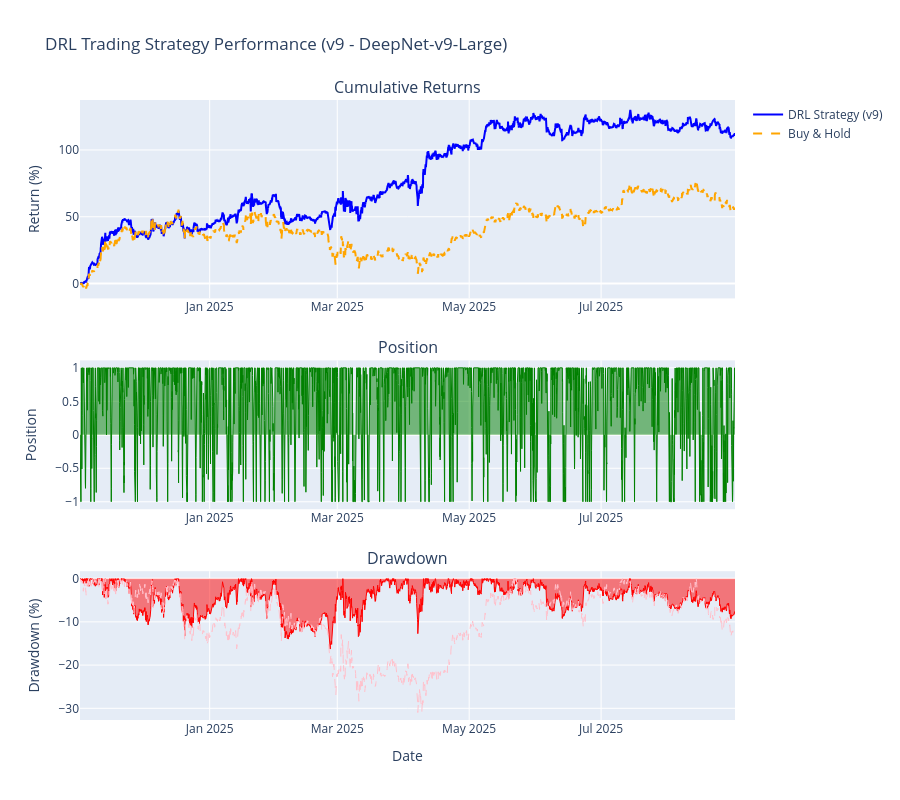

Write notebook code for a chart like this one.
### Markdown cell above
## 13. 可視化 - 累積リターンとドローダウン

### Code cell
# 累積リターン曲線
fig = make_subplots(
    rows=3, cols=1,
    subplot_titles=('Cumulative Returns', 'Position', 'Drawdown'),
    vertical_spacing=0.1,
    row_heights=[0.4, 0.3, 0.3]
)

# 時間軸
time_index = test_df.index[:len(strategy_results['nav_history'])]

# Buy & Hold NAVをDRL戦略と同じ長さに調整
bh_nav_aligned = bh_results['nav_history'][:len(strategy_results['nav_history'])]

# 1. 累積リターン
fig.add_trace(
    go.Scatter(
        x=time_index,
        y=(strategy_results['nav_history'] - 1) * 100,
        mode='lines',
        name='DRL Strategy (v9)',
        line=dict(color='blue', width=2)
    ),
    row=1, col=1
)

fig.add_trace(
    go.Scatter(
        x=time_index,
        y=(bh_nav_aligned - 1) * 100,
        mode='lines',
        name='Buy & Hold',
        line=dict(color='orange', width=2, dash='dash')
    ),
    row=1, col=1
)

# 2. ポジション（DRL戦略のみ）
fig.add_trace(
    go.Scatter(
        x=time_index,
        y=strategy_results['position_history'],
        mode='lines',
        name='Position',
        line=dict(color='green', width=1),
        fill='tozeroy',
        showlegend=False
    ),
    row=2, col=1
)

# 3. ドローダウン
strategy_cummax = np.maximum.accumulate(strategy_results['nav_history'])
strategy_dd = (strategy_results['nav_history'] - strategy_cummax) / strategy_cummax * 100

bh_cummax = np.maximum.accumulate(bh_nav_aligned)
bh_dd = (bh_nav_aligned - bh_cummax) / bh_cummax * 100

fig.add_trace(
    go.Scatter(
        x=time_index,
        y=strategy_dd,
        mode='lines',
        name='DRL Drawdown',
        line=dict(color='red', width=1),
        fill='tozeroy',
        showlegend=False
    ),
    row=3, col=1
)

fig.add_trace(
    go.Scatter(
        x=time_index,
        y=bh_dd,
        mode='lines',
        name='B&H Drawdown',
        line=dict(color='pink', width=1, dash='dash'),
        showlegend=False
    ),
    row=3, col=1
)

# レイアウト
fig.update_layout(
    title=f'DRL Trading Strategy Performance (v9 - {best_hyperparameters.name})',
    height=800,
    showlegend=True,
    hovermode='x unified'
)

fig.update_xaxes(title_text='Date', row=3, col=1)
fig.update_yaxes(title_text='Return (%)', row=1, col=1)
fig.update_yaxes(title_text='Position', row=2, col=1)
fig.update_yaxes(title_text='Drawdown (%)', row=3, col=1)

fig.show()

# 静的グラフ（matplotlib）
fig, axes = plt.subplots(3, 1, figsize=(14, 10), sharex=True)

# 累積リターン
ax1 = axes[0]
ax1.plot(time_index, (strategy_results['nav_history'] - 1) * 100, label='DRL Strategy (v9)', color='blue', linewidth=2)
ax1.plot(time_index, (bh_nav_aligned - 1) * 100, label='Buy & Hold', color='orange', linestyle='--', linewidth=2)
ax1.set_ylabel('Cumulative Return (%)')
ax1.set_title(f'Trading Strategy Performance - Test Period (v9 - {best_hyperparameters.name})', fontsize=14, fontweight='bold')
ax1.legend(loc='upper left')
ax1.grid(True, alpha=0.3)

# ポジション
ax2 = axes[1]
ax2.plot(time_index, strategy_results['position_history'], color='green', linewidth=1)
ax2.fill_between(time_index, strategy_results['position_history'], alpha=0.3, color='green')
ax2.set_ylabel('Position')
ax2.set_ylim(-1.1, 1.1)
ax2.axhline(y=0, color='black', linestyle='-', linewidth=0.5)
ax2.grid(True, alpha=0.3)

# ドローダウン
ax3 = axes[2]
ax3.fill_between(time_index, strategy_dd, alpha=0.5, color='red', label='DRL Strategy')
ax3.plot(time_index, bh_dd, color='pink', linestyle='--', linewidth=1, label='Buy & Hold')
ax3.set_ylabel('Drawdown (%)')
ax3.set_xlabel('Date')
ax3.legend(loc='lower left')
ax3.grid(True, alpha=0.3)

plt.xticks(rotation=45)
plt.tight_layout()

# 保存
save_path = '/content/performance_chart_v9.png' if IN_COLAB else 'performance_chart_v9.png'
plt.savefig(save_path, dpi=100, bbox_inches='tight')
plt.show()

print(f"\n📊 Chart saved to: {save_path}")

### Figure 1 — Plotly figure (JSON) as saved in the notebook; plotly's stock layout.template omitted (floating-point values rounded to 4 significant figures; data arrays with more than 128 entries replaced by an {"elided": "..."} marker saying what was removed)
{"data": [{"line": {"color": "blue", "width": 2}, "mode": "lines", "name": "DRL Strategy (v9)", "type": "scatter", "x": {"elided": "7270 str values"}, "xaxis": "x", "y": {"elided": "7270 float values"}, "yaxis": "y"}, {"line": {"color": "orange", "dash": "dash", "width": 2}, "mode": "lines", "name": "Buy & Hold", "type": "scatter", "x": {"elided": "7270 str values"}, "xaxis": "x", "y": {"elided": "7270 float values"}, "yaxis": "y"}, {"fill": "tozeroy", "line": {"color": "green", "width": 1}, "mode": "lines", "name": "Position", "showlegend": false, "type": "scatter", "x": {"elided": "7270 str values"}, "xaxis": "x2", "y": {"elided": "7270 float values"}, "yaxis": "y2"}, {"fill": "tozeroy", "line": {"color": "red", "width": 1}, "mode": "lines", "name": "DRL Drawdown", "showlegend": false, "type": "scatter", "x": {"elided": "7270 str values"}, "xaxis": "x3", "y": {"elided": "7270 float values"}, "yaxis": "y3"}, {"line": {"color": "pink", "dash": "dash", "width": 1}, "mode": "lines", "name": "B&H Drawdown", "showlegend": false, "type": "scatter", "x": {"elided": "7270 str values"}, "xaxis": "x3", "y": {"elided": "7270 float values"}, "yaxis": "y3"}], "layout": {"annotations": [{"font": {"size": 16}, "showarrow": false, "text": "Cumulative Returns", "x": 0.5, "xanchor": "center", "xref": "paper", "y": 1, "yanchor": "bottom", "yref": "paper"}, {"font": {"size": 16}, "showarrow": false, "text": "Position", "x": 0.5, "xanchor": "center", "xref": "paper", "y": 0.58, "yanchor": "bottom", "yref": "paper"}, {"font": {"size": 16}, "showarrow": false, "text": "Drawdown", "x": 0.5, "xanchor": "center", "xref": "paper", "y": 0.24, "yanchor": "bottom", "yref": "paper"}], "height": 800, "hovermode": "x unified", "showlegend": true, "title": {"text": "DRL Trading Strategy Performance (v9 - DeepNet-v9-Large)"}, "xaxis": {"anchor": "y", "domain": [0, 1]}, "xaxis2": {"anchor": "y2", "domain": [0, 1]}, "xaxis3": {"anchor": "y3", "domain": [0, 1], "title": {"text": "Date"}}, "yaxis": {"anchor": "x", "domain": [0.68, 1], "title": {"text": "Return (%)"}}, "yaxis2": {"anchor": "x2", "domain": [0.34, 0.58], "title": {"text": "Position"}}, "yaxis3": {"anchor": "x3", "domain": [0, 0.24], "title": {"text": "Drawdown (%)"}}}}
